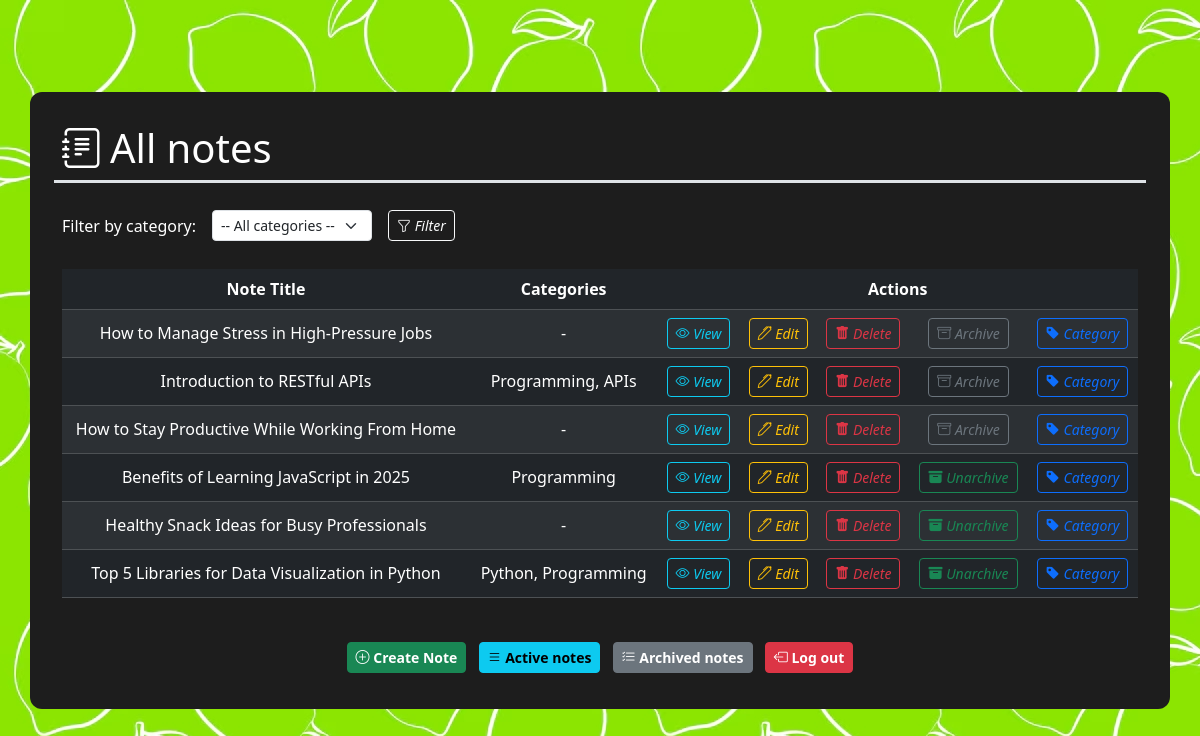
The page /home/ (signed in) on the database its author committed.
### backend/models.py (models this page shows, shortened)
class Note(models.Model):
    title = models.CharField(max_length=255)
    content = models.TextField()
    is_archived = models.BooleanField(default=False)
    created_at = models.DateTimeField(auto_now_add=True)
    updated_at = models.DateTimeField(auto_now=True)
    categories = models.ManyToManyField(Category, blank=True)
    user = models.ForeignKey(User, on_delete=models.CASCADE)

class Category(models.Model):
    name = models.CharField(max_length=100)

### backend/views.py (the view)
# urls.py: path('home/', HomeView.as_view(), name='home'),  # User's home with all notes
@method_decorator(login_required, name='dispatch')
class HomeView(View):
    def get(self, request):
        notes = get_all_notes(user = request.user)
        user_categories = filter_categories_by_user(request.user)
        return render(request, 'backend/home.html', {'notes': notes,'categories':user_categories})

### backend/repositories.py (called while the page is built)
def all_notes(user):
    return Note.objects.filter(user = user)

def filter_categories_by_user(user):
    return Category.objects.filter(note__user=user).distinct()

### backend/services.py (called while the page is built)
def get_all_notes(user):
    return all_notes(user)

### frontend/templates/backend/home.html (shortened to what this page needs)
{% extends "backend/base.html" %}
{% block body %}
<div class="container">
    <form method="get" action="{% url 'filter_categories' %}" class="row g-3 align-items-center mb-4">
        <h1 class="text border-bottom border-3 pb-2">
            <i class="bi bi-journal-text me-2"></i>All notes
        </h1>
        <div class="col-auto">
            <label for="category" class="col-form-label">Filter by category:</label>
        </div>
        <div class="col-auto">
            <select name="category_id" id="category" class="form-select form-select-sm">
                <option value="">-- All categories --</option>
            </select>
        </div>
        <div class="col-auto">
            <button type="submit" class="btn btn-outline-light btn-sm"><i class="bi bi-funnel"> Filter</i></button>
        </div>
    </form>
    <div class="table-responsive" style="max-height: 50vh; overflow-y: auto;">
        <table class="table table-dark table-striped table-hover align-middle text-center">
            <thead>
                <tr>
                    <th>Note Title</th>
                    <th>Categories</th>
                    <th colspan="5">Actions</th>
                </tr>
            </thead>
            <tbody>
                {% for note in notes %}
                    <tr>
                        <td>{{ note.title }}</td>
                        <td>
                            {% if note.categories.all %}
                                {% for category in note.categories.all %}
                                    {{ category.name }}{% if not forloop.last %}, {% endif %}
                                {% endfor %}
                            {% else %}
                                -
                            {% endif %}
                        </td>
                        <td>
                            <a href="{% url 'note' note.id %}" class="btn btn-outline-info btn-sm"><i class="bi bi-eye"> View</i></a>
                        </td>
                        <td>
                            <a href="{% url 'edit_note' note.id %}" class="btn btn-outline-warning btn-sm"><i class="bi bi-pen"> Edit</i></a>
                        </td>
                        <td>
                            <form method="post" action="{% url 'delete_note' note.id %}" class="d-inline">
                                <button type="submit" class="btn btn-outline-danger btn-sm"
                                    onclick="return confirm('Are you sure you want to delete this note?')"><i class="bi bi-trash-fill"> Delete</i></button>
                            </form>
                        </td>
                        <td>
                            {% if not note.is_archived %}
                                <form method="post" action="{% url 'archive_note' note.id %}" class="d-inline">
                                    <button type="submit" class="btn btn-outline-secondary btn-sm"
                                        onclick="return confirm('Archive this note?')"><i class="bi bi-archive"> Archive</i></button>
                                </form>
                            {% else %}
                                <form method="post" action="{% url 'unarchive_note' note.id %}" class="d-inline">
                                    <button type="submit" class="btn btn-outline-success btn-sm"
                                        onclick="return confirm('Unarchive this note?')"><i class="bi bi-archive-fill"> Unarchive</i></button>
                                </form>
                            {% endif %}
                        </td>
                        <td>
                            <a href="{% url 'list_categories' note.id %}" class="btn btn-outline-primary btn-sm"><i class="bi bi-tag-fill"> Category</i></a>
                        </td>
                    </tr>
                {% empty %}
                    <tr>
                        <td colspan="8">No hay notas disponibles.</td>
                    </tr>
                {% endfor %}
            </tbody>
        </table>
    </div>
    <div class="mt-4 text-center">
        <a href="{% url 'create_note' %}" class="btn btn-success btn-sm m-1"><i class="bi bi-plus-circle"> </i><strong>Create Note</strong></a>
        <a href="{% url 'list_active_view' %}" class="btn btn-info btn-sm m-1"><i class="bi bi-list"> </i><strong>Active notes</strong></a>
        <a href="{% url 'list_archived_view' %}" class="btn btn-secondary btn-sm m-1"><i class="bi bi-list-check"> </i><strong>Archived notes</strong></a>
        <a href="{% url 'logout' %}" class="btn btn-danger btn-sm m-1"><i class="bi bi-box-arrow-left"></i> <strong>Log out</strong></a>
    </div>
</div>
{% endblock %}

### frontend/templates/backend/base.html (shortened to what this page needs)
{% load static %}
<!DOCTYPE html>
<html lang="es">
    <head>
        <link href="https://cdn.jsdelivr.net/npm/bootstrap@5.3.3/dist/css/bootstrap.min.css" rel="stylesheet">
        <link rel="stylesheet" href="https://cdn.jsdelivr.net/npm/bootstrap-icons@1.10.5/font/bootstrap-icons.css">
        <link rel="stylesheet" href="{% static 'css/style.css' %}">
    </head>
    <body >
        {% block body %}
        {% endblock %}
    </body>
</html>

### frontend/static/css/style.css (style rules this page uses)
body { margin: 0; padding: 0; background-image: url('../img/background.jpg'); min-height: 100vh; display: flex; justify-content: center; align-items: center; }
.container { background-color: #1d1d1d; color: white; padding: 2rem; margin: 1rem auto; border-radius: 12px; max-width: 95vw; }

### rows shown on the page
Note: title "How to Manage Stress in High-Pressure Jobs", is_archived "Archive"
Note: title "Introduction to RESTful APIs", is_archived "Archive"
Category: name "Programming"
Category: name "APIs"
Note: title "How to Stay Productive While Working From Home", is_archived "Archive"
Note: title "Benefits of Learning JavaScript in 2025", is_archived "Unarchive"
Note: title "Healthy Snack Ideas for Busy Professionals", is_archived "Unarchive"
Note: title "Top 5 Libraries for Data Visualization in Python", is_archived "Unarchive"
Category: name "Python"
